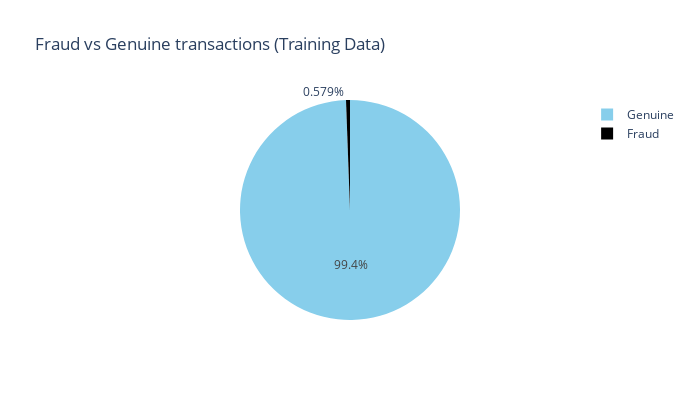
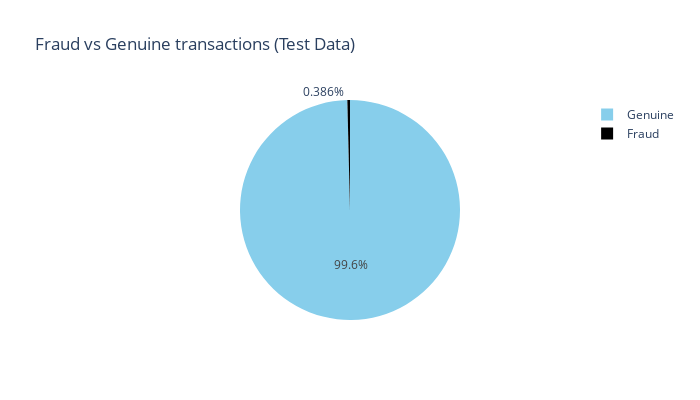

The cell these charts' notebook holds for them, in order:
### Code cell
# Mapping labels for better readability
labels = ["Genuine", "Fraud"]

# Counting the occurrences of each class
fraud_or_not_train = train_data["is_fraud"].value_counts().tolist()
fraud_or_not_test = test_data["is_fraud"].value_counts().tolist()

# Creating values list for pie chart
values_train = [fraud_or_not_train[0], fraud_or_not_train[1]]
values_test = [fraud_or_not_test[0], fraud_or_not_test[1]]

# Plotting pie charts for training and test datasets
fig_train = px.pie(values=values_train, names=labels, width=700, height=400, color_discrete_sequence=["skyblue", "black"],
                   title="Fraud vs Genuine transactions (Training Data)")
fig_train.show()

fig_test = px.pie(values=values_test, names=labels, width=700, height=400, color_discrete_sequence=["skyblue", "black"],
                  title="Fraud vs Genuine transactions (Test Data)")
fig_test.show()

### Figure 1 — Plotly figure (JSON) as saved in the notebook; plotly's stock layout.template omitted (floating-point values rounded to 4 significant figures)
{"data": [{"domain": {"x": [0, 1], "y": [0, 1]}, "hovertemplate": "label=%{label}<br>value=%{value}<extra></extra>", "labels": ["Genuine", "Fraud"], "legendgroup": "", "name": "", "showlegend": true, "values": [1289169, 7506], "type": "pie"}], "layout": {"legend": {"tracegroupgap": 0}, "title": {"text": "Fraud vs Genuine transactions (Training Data)"}, "piecolorway": ["skyblue", "black"], "height": 400, "width": 700}}

### Figure 2 — Plotly figure (JSON) as saved in the notebook; plotly's stock layout.template omitted (floating-point values rounded to 4 significant figures)
{"data": [{"domain": {"x": [0, 1], "y": [0, 1]}, "hovertemplate": "label=%{label}<br>value=%{value}<extra></extra>", "labels": ["Genuine", "Fraud"], "legendgroup": "", "name": "", "showlegend": true, "values": [553574, 2145], "type": "pie"}], "layout": {"legend": {"tracegroupgap": 0}, "title": {"text": "Fraud vs Genuine transactions (Test Data)"}, "piecolorway": ["skyblue", "black"], "height": 400, "width": 700}}
